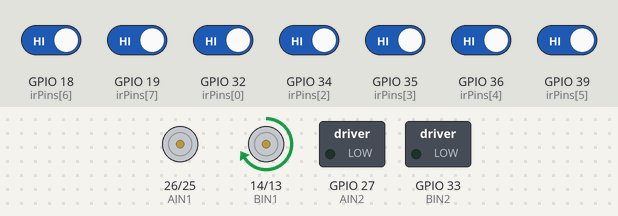
A sketch run on a simulated ESP32. Shown: direction and speed pins drawn as motors (green arrow = direction pin HIGH = forward, orange = LOW = backward, longer = more drive), switched loads named in the sketch (green lamp = pin HIGH). The test bench sets the inputs (shaded band); at power-on: GPIO 18 (irPins[6]), GPIO 19 (irPins[7]), GPIO 32 (irPins[0]), GPIO 34 (irPins[2]), GPIO 35 (irPins[3]), GPIO 36 (irPins[4]), GPIO 39 (irPins[5]) HIGH.

Above: at 1.2 s.
1.3 s: GPIO 18 (irPins[6]) driven LOW
At 1.9 s:
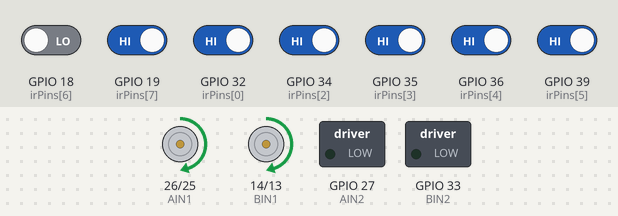
2.8 s: GPIO 32 (irPins[0]) driven LOW
At 4.0 s:
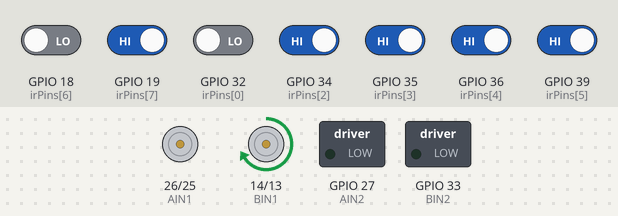
4.3 s: GPIO 32 (irPins[0]) driven HIGH
At 5.3 s:
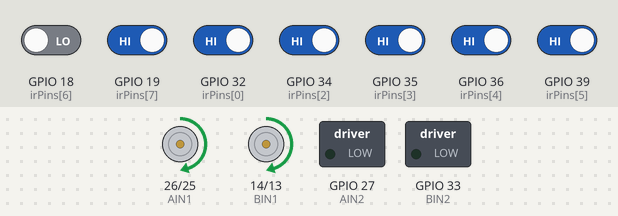
5.8 s: GPIO 18 (irPins[6]) driven HIGH
At 6.5 s:
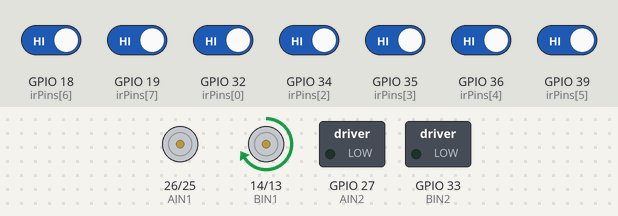
Timing chart, 0 to 8.3 s (numbered marks = the images above; inputs shaded):
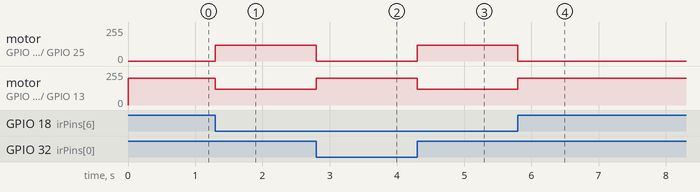

The sketch:

linecode.ino
```cpp
// ================= IR SENSOR =================
int irPins[8] = {32, 33, 34, 35, 36, 39, 18, 19};
int ir[8];

// ================= MOTOR DRIVER =================
// LEFT motor
#define AIN1 26
#define AIN2 27
#define PWMA 25

// RIGHT motor
#define BIN1 14
#define BIN2 33
#define PWMB 13

// ================= PWM =================
#define PWM_FREQ 20000
#define PWM_RES  8
#define CH_LEFT  0
#define CH_RIGHT 1

// ================= PID =================
float Kp = 25;     // start values
float Ki = 0;
float Kd = 15;

int baseSpeed = 120;
int maxSpeed  = 200;

float error = 0, lastError = 0;
float correction;

// ================= SETUP =================
void setup() {
  Serial.begin(115200);

  // IR pins
  for (int i = 0; i < 8; i++) {
    pinMode(irPins[i], INPUT_PULLUP);
  }

  // Motor direction pins
  pinMode(AIN1, OUTPUT);
  pinMode(AIN2, OUTPUT);
  pinMode(BIN1, OUTPUT);
  pinMode(BIN2, OUTPUT);

  // PWM setup
  ledcSetup(CH_LEFT, PWM_FREQ, PWM_RES);
  ledcSetup(CH_RIGHT, PWM_FREQ, PWM_RES);
  ledcAttachPin(PWMA, CH_LEFT);
  ledcAttachPin(PWMB, CH_RIGHT);

  // Motor forward direction
  digitalWrite(AIN1, HIGH);
  digitalWrite(AIN2, LOW);
  digitalWrite(BIN1, HIGH);
  digitalWrite(BIN2, LOW);
}

// ================= MAIN LOOP =================
void loop() {
  readSensors();
  calculateError();
  pidControl();
}

// ================= FUNCTIONS =================

void readSensors() {
  for (int i = 0; i < 8; i++) {
    ir[i] = digitalRead(irPins[i]);
  }
}

void calculateError() {
  int weights[8] = {-350, -250, -150, -50, 50, 150, 250, 350};
  int sum = 0;
  int count = 0;

  for (int i = 0; i < 8; i++) {
    if (ir[i] == 0) {          // BLACK line detected
      sum += weights[i];
      count++;
    }
  }

  if (count == 0) {
    error = lastError;         // line lost
  } else {
    error = sum / count;
  }
}

void pidControl() {
  float P = error;
  float D = error - lastError;

  correction = (Kp * P) + (Kd * D);

  int leftSpeed  = baseSpeed + correction;
  int rightSpeed = baseSpeed - correction;

  leftSpeed  = constrain(leftSpeed,  0, maxSpeed);
  rightSpeed = constrain(rightSpeed, 0, maxSpeed);

  ledcWrite(CH_LEFT, leftSpeed);
  ledcWrite(CH_RIGHT, rightSpeed);

  lastError = error;
}
```

Measured:
- after the input at 1.3 s, motor on GPIO 26 (AIN1) / GPIO 25 (PWMA): stopped → forward 120/255 at once; motor on GPIO 14 (BIN1) / GPIO 13 (PWMB): forward 199/255 → forward 120/255 at once
- after the input at 2.8 s, motor on GPIO 26 (AIN1) / GPIO 25 (PWMA): forward 120/255 → stopped at once; motor on GPIO 14 (BIN1) / GPIO 13 (PWMB): forward 120/255 → forward 199/255 at once
- after the input at 4.3 s, motor on GPIO 26 (AIN1) / GPIO 25 (PWMA): stopped → forward 120/255 at once; motor on GPIO 14 (BIN1) / GPIO 13 (PWMB): forward 199/255 → forward 120/255 at once
- after the input at 5.8 s, motor on GPIO 26 (AIN1) / GPIO 25 (PWMA): forward 120/255 → stopped at once; motor on GPIO 14 (BIN1) / GPIO 13 (PWMB): forward 120/255 → forward 199/255 at once
